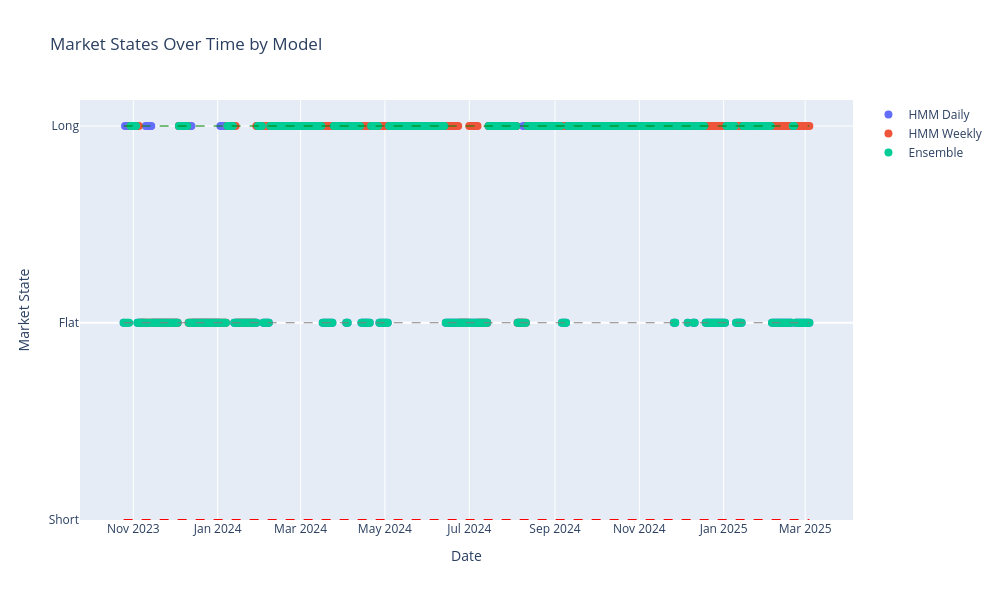

The notebook cell this image was saved under:
### Code cell
# Create an interactive time series plot for all columns in the voting table using Plotly
import plotly.graph_objects as go
import pandas as pd

# Convert categorical data to numeric for plotting
numeric_voting_table = pd.DataFrame()
for column in model.voting_table.columns:
    numeric_voting_table[column] = model.voting_table[column].map({'Long': 1, 'Short': -1, 'Flat': 0})

# Create figure
fig = go.Figure()

# Add traces for each column
for column in numeric_voting_table.columns:
    fig.add_trace(go.Scatter(
        x=numeric_voting_table.index,
        y=numeric_voting_table[column],
        mode='markers',  # Use dots instead of lines
        marker=dict(size=8),
        name=column,
        hovertemplate='%{x}<br>%{text}',
        text=[model.voting_table[column][i] for i in numeric_voting_table.index]  # Show original state in hover
    ))

# Add horizontal lines to indicate states
fig.add_shape(type="line", x0=numeric_voting_table.index[0], y0=1, x1=numeric_voting_table.index[-1], y1=1,
              line=dict(color="green", width=1, dash="dash"), name="Long")
fig.add_shape(type="line", x0=numeric_voting_table.index[0], y0=0, x1=numeric_voting_table.index[-1], y1=0,
              line=dict(color="gray", width=1, dash="dash"), name="Flat")
fig.add_shape(type="line", x0=numeric_voting_table.index[0], y0=-1, x1=numeric_voting_table.index[-1], y1=-1,
              line=dict(color="red", width=1, dash="dash"), name="Short")

# Update layout
fig.update_layout(
    title='Market States Over Time by Model',
    xaxis_title='Date',
    yaxis_title='Market State',
    yaxis=dict(
        tickvals=[-1, 0, 1],
        ticktext=['Short', 'Flat', 'Long']
    ),
    hovermode='closest',
    height=600,
    width=1000
)

# Show the plot
fig.show()

### Figure 1 — Plotly figure (JSON) as saved in the notebook; plotly's stock layout.template omitted (floating-point values rounded to 4 significant figures; data arrays with more than 128 entries replaced by an {"elided": "..."} marker saying what was removed)
{"data": [{"hovertemplate": "%{x}<br>%{text}", "marker": {"size": 8}, "mode": "markers", "name": "HMM Daily", "text": {"elided": "497 str values"}, "type": "scatter", "x": {"elided": "497 str values"}, "y": {"elided": "497 int values"}}, {"hovertemplate": "%{x}<br>%{text}", "marker": {"size": 8}, "mode": "markers", "name": "HMM Weekly", "text": {"elided": "497 str values"}, "type": "scatter", "x": {"elided": "497 str values"}, "y": {"elided": "497 int values"}}, {"hovertemplate": "%{x}<br>%{text}", "marker": {"size": 8}, "mode": "markers", "name": "Ensemble", "text": {"elided": "497 str values"}, "type": "scatter", "x": {"elided": "497 str values"}, "y": {"elided": "497 int values"}}], "layout": {"height": 600, "hovermode": "closest", "shapes": [{"line": {"color": "green", "dash": "dash", "width": 1}, "name": "Long", "type": "line", "x0": "2023-10-25T00:00:00", "x1": "2025-03-04T00:00:00", "y0": 1, "y1": 1}, {"line": {"color": "gray", "dash": "dash", "width": 1}, "name": "Flat", "type": "line", "x0": "2023-10-25T00:00:00", "x1": "2025-03-04T00:00:00", "y0": 0, "y1": 0}, {"line": {"color": "red", "dash": "dash", "width": 1}, "name": "Short", "type": "line", "x0": "2023-10-25T00:00:00", "x1": "2025-03-04T00:00:00", "y0": -1, "y1": -1}], "title": {"text": "Market States Over Time by Model"}, "width": 1000, "xaxis": {"title": {"text": "Date"}}, "yaxis": {"ticktext": ["Short", "Flat", "Long"], "tickvals": [-1, 0, 1], "title": {"text": "Market State"}}}}
